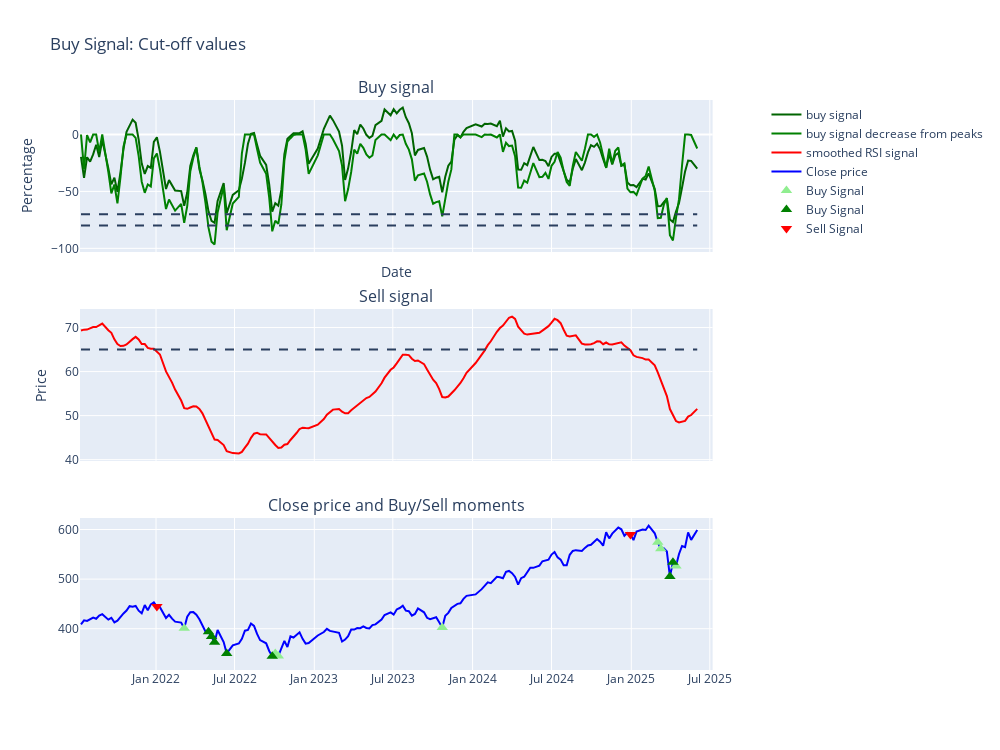

Notebook code cell kept with this figure:
### Code cell
def visualizing_buy_signal(buy_sell_signals,data):
    # create figure
    fig = make_subplots(rows=3, cols=1,
        shared_xaxes=True,
        vertical_spacing=0.10,
        row_heights=[20,20,20],
        subplot_titles=("Buy signal","Sell signal","Close price and Buy/Sell moments"),
        specs = [[{}],[{}],[{"secondary_y": True}]]
    )

    # ROW 1 subplot: adding buy signal and decrease 

    fig.add_trace(
        go.Scatter(x=buy_sell_signals.index, y=buy_sell_signals['buy']*25-80, name="buy signal", mode='lines', line=dict(color='darkgreen'),connectgaps=True), 
        secondary_y=False, row=1,col=1)

    fig.add_trace(
        go.Scatter(x=buy_sell_signals.index, y=buy_sell_signals['buy signal decrease'], name="buy signal decrease from peaks", mode='lines', line=dict(color='green'),connectgaps=True), 
        secondary_y=False, row=1,col=1)
    
    fig.add_shape(type='line', x0=buy_sell_signals.index[0], x1=buy_sell_signals.index[-1], y0=-70, y1=-70, line=dict(dash='dash'), secondary_y=False, row=1, col=1)
    fig.add_shape(type='line', x0=buy_sell_signals.index[0], x1=buy_sell_signals.index[-1], y0=-80, y1=-80, line=dict(dash='dash'), secondary_y=False, row=1, col=1)

    fig.update_yaxes(range=[-120,50], row=1,col=2,secondary_y=False) 
    fig.update_yaxes(title_text="Percentage", row=1, col=1)

    # ROW 2 subplot: adding buy signal and decrease 
    fig.add_trace(
        go.Scatter(x=buy_sell_signals.index, y=buy_sell_signals['RSI_smoothed'], name="smoothed RSI signal", mode='lines', line=dict(color='red'),connectgaps=True), 
        secondary_y=False, row=2,col=1)
    
    fig.add_shape(type='line', x0=buy_sell_signals.index[0], x1=buy_sell_signals.index[-1], y0=65, y1=65, line=dict(dash='dash'), secondary_y=False, row=2, col=1)

    # ROW 3 subplot:
    fig.add_trace(
        go.Scatter(x=buy_sell_signals.index, y=buy_sell_signals['close'], name="Close price", line=dict(color='blue'),connectgaps=True), row=3, col=1,
        secondary_y=False)

    # Buy signals (green triangle up)
    buy_signals = buy_sell_signals[buy_sell_signals['buy light'] == 1]
    fig.add_trace(go.Scatter(
        x=buy_signals.index,
        y=buy_signals['close'],
        mode='markers',
        name='Buy Signal',
        marker=dict(symbol='triangle-up', color='lightgreen', size=10)
    ),row=3, col=1,secondary_y=False)

    buy_signals = buy_sell_signals[buy_sell_signals['buy strong'] == 2]
    fig.add_trace(go.Scatter(
        x=buy_signals.index,
        y=buy_signals['close'],
        mode='markers',
        name='Buy Signal',
        marker=dict(symbol='triangle-up', color='green', size=10)
    ),row=3, col=1,secondary_y=False)

    sell_signals = buy_sell_signals[buy_sell_signals['sell'] == 1]
    fig.add_trace(go.Scatter(
        x=sell_signals.index,
        y=sell_signals['close'],
        mode='markers',
        name='Sell Signal',
        marker=dict(symbol='triangle-down', color='red', size=10)
    ),row=3, col=1,secondary_y=False)

    fig.update_yaxes(title_text="Price", row=2, col=1)

    # Update layout
    fig.update_layout(
        width=1000,
        height=750,
        title="Buy Signal: Cut-off values",
        xaxis_title="Date",
    )

    fig.show()

visualizing_buy_signal(buy_sell_signals,indicator_total)

### Figure 1 — Plotly figure (JSON) as saved in the notebook; plotly's stock layout.template omitted (floating-point values rounded to 4 significant figures; data arrays with more than 128 entries replaced by an {"elided": "..."} marker saying what was removed)
{"data": [{"connectgaps": true, "line": {"color": "darkgreen"}, "mode": "lines", "name": "buy signal", "type": "scatter", "x": {"elided": "181 str values"}, "xaxis": "x", "y": {"elided": "181 float values"}, "yaxis": "y"}, {"connectgaps": true, "line": {"color": "green"}, "mode": "lines", "name": "buy signal decrease from peaks", "type": "scatter", "x": {"elided": "181 str values"}, "xaxis": "x", "y": {"elided": "181 float values"}, "yaxis": "y"}, {"connectgaps": true, "line": {"color": "red"}, "mode": "lines", "name": "smoothed RSI signal", "type": "scatter", "x": {"elided": "181 str values"}, "xaxis": "x2", "y": {"elided": "181 float values"}, "yaxis": "y2"}, {"connectgaps": true, "line": {"color": "blue"}, "name": "Close price", "type": "scatter", "x": {"elided": "181 str values"}, "xaxis": "x3", "y": {"elided": "181 float values"}, "yaxis": "y3"}, {"marker": {"color": "lightgreen", "size": 10, "symbol": "triangle-up"}, "mode": "markers", "name": "Buy Signal", "type": "scatter", "x": ["2022-03-07T00:00:00.000000000", "2022-10-03T00:00:00.000000000", "2022-10-10T00:00:00.000000000", "2023-10-23T00:00:00.000000000", "2025-03-03T00:00:00.000000000", "2025-03-10T00:00:00.000000000", "2025-04-14T00:00:00.000000000"], "xaxis": "x3", "y": [400.8, 350.2, 345.2, 402.6, 574.2, 561.1, 526.4], "yaxis": "y3"}, {"marker": {"color": "green", "size": 10, "symbol": "triangle-up"}, "mode": "markers", "name": "Buy Signal", "type": "scatter", "x": ["2022-05-02T00:00:00.000000000", "2022-05-09T00:00:00.000000000", "2022-05-16T00:00:00.000000000", "2022-06-13T00:00:00.000000000", "2022-09-26T00:00:00.000000000", "2025-03-31T00:00:00.000000000", "2025-04-07T00:00:00.000000000"], "xaxis": "x3", "y": [393.7, 384.5, 372.9, 350.2, 344.8, 505.3, 533.9], "yaxis": "y3"}, {"marker": {"color": "red", "size": 10, "symbol": "triangle-down"}, "mode": "markers", "name": "Sell Signal", "type": "scatter", "x": ["2022-01-03T00:00:00.000000000", "2024-12-30T00:00:00.000000000"], "xaxis": "x3", "y": [444.7, 590.2], "yaxis": "y3"}], "layout": {"annotations": [{"font": {"size": 16}, "showarrow": false, "text": "Buy signal", "x": 0.47, "xanchor": "center", "xref": "paper", "y": 1, "yanchor": "bottom", "yref": "paper"}, {"font": {"size": 16}, "showarrow": false, "text": "Sell signal", "x": 0.47, "xanchor": "center", "xref": "paper", "y": 0.6333, "yanchor": "bottom", "yref": "paper"}, {"font": {"size": 16}, "showarrow": false, "text": "Close price and Buy/Sell moments", "x": 0.47, "xanchor": "center", "xref": "paper", "y": 0.2667, "yanchor": "bottom", "yref": "paper"}], "height": 750, "shapes": [{"line": {"dash": "dash"}, "type": "line", "x0": "2021-07-12T00:00:00", "x1": "2025-06-02T00:00:00", "xref": "x", "y0": -70, "y1": -70, "yref": "y"}, {"line": {"dash": "dash"}, "type": "line", "x0": "2021-07-12T00:00:00", "x1": "2025-06-02T00:00:00", "xref": "x", "y0": -80, "y1": -80, "yref": "y"}, {"line": {"dash": "dash"}, "type": "line", "x0": "2021-07-12T00:00:00", "x1": "2025-06-02T00:00:00", "xref": "x2", "y0": 65, "y1": 65, "yref": "y2"}], "title": {"text": "Buy Signal: Cut-off values"}, "width": 1000, "xaxis": {"anchor": "y", "domain": [0, 0.94], "matches": "x3", "showticklabels": false, "title": {"text": "Date"}}, "xaxis2": {"anchor": "y2", "domain": [0, 0.94], "matches": "x3", "showticklabels": false}, "xaxis3": {"anchor": "y3", "domain": [0, 0.94]}, "yaxis": {"anchor": "x", "domain": [0.7333, 1], "title": {"text": "Percentage"}}, "yaxis2": {"anchor": "x2", "domain": [0.3667, 0.6333], "title": {"text": "Price"}}, "yaxis3": {"anchor": "x3", "domain": [0, 0.2667]}, "yaxis4": {"anchor": "x3", "overlaying": "y3", "side": "right"}}}
